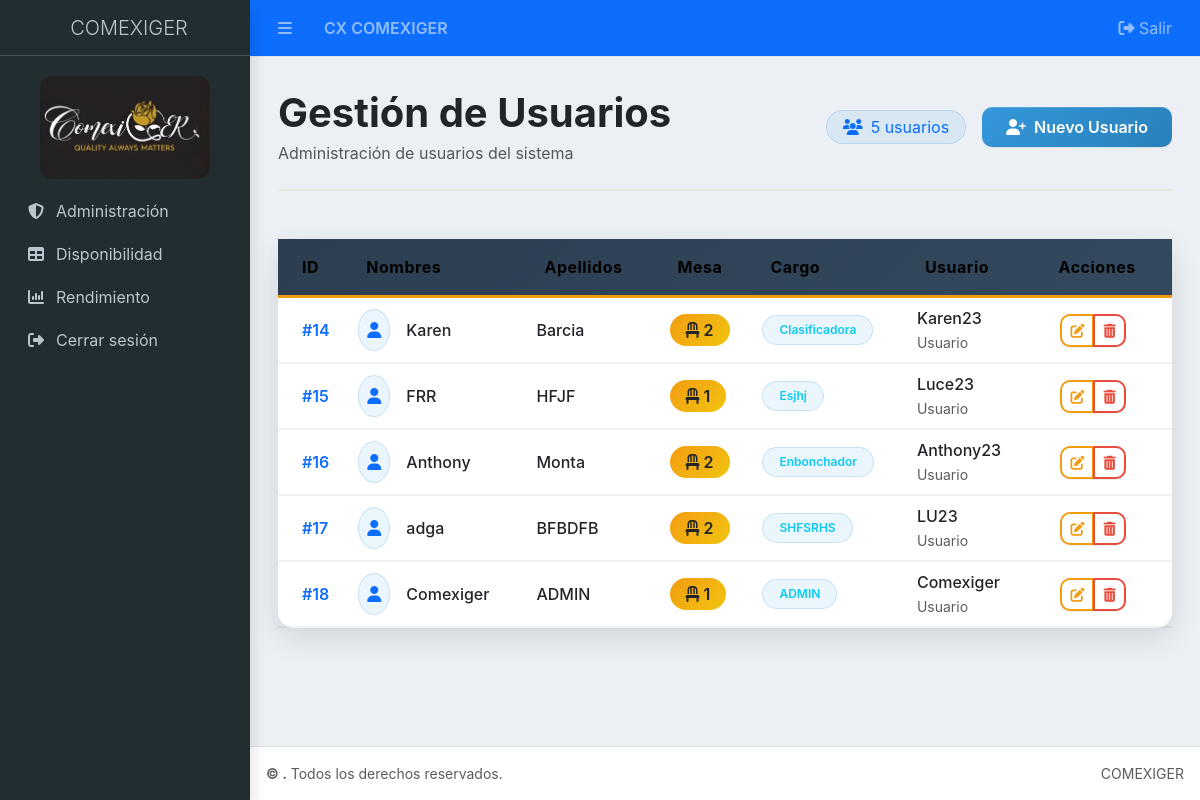
Before: /usuariore (signed in) with the older database file.
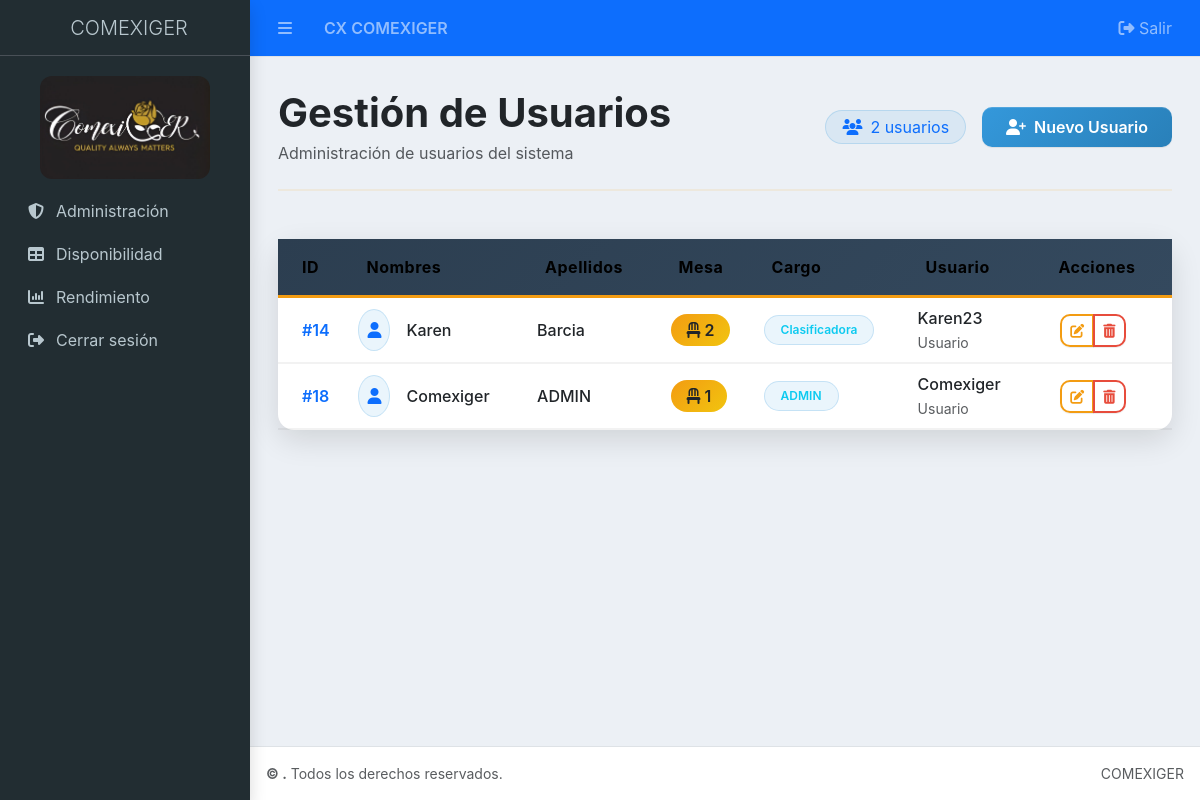
After: the same page with the newer database file.
### Aplicaciones/Usuario/models.py (models this page shows, shortened)
class Usuario(models.Model):
    nombres = models.CharField(max_length=100)
    apellidos = models.CharField(max_length=100)
    mesa = models.CharField(max_length=100)
    cargo = models.CharField(max_length=100)
    username = models.CharField(max_length=150, unique=True)
    password = models.CharField(max_length=128)

### Aplicaciones/Usuario/views.py (the view)
# urls.py: path('usuariore', views.inicios, name='usuariore'),
@web_admin_required
def inicios(request):
    listado_usuarios = Usuario.objects.all()
    mesas = Mesa.objects.all().order_by("nombre")
    return render(request, "usuariore.html", {"usuario": listado_usuarios, "mesas": mesas})

### Aplicaciones/Usuario/templates/usuariore.html (shortened to what this page needs)
{% extends 'plantilla.html' %}
{% load static %}
{% block head %}
<link rel="stylesheet" href="https://cdn.datatables.net/1.13.7/css/dataTables.bootstrap5.min.css">
<link rel="stylesheet" href="https://cdn.datatables.net/responsive/2.5.0/css/responsive.bootstrap5.min.css">
<link rel="stylesheet" href="https://cdn.datatables.net/buttons/2.4.2/css/buttons.bootstrap5.min.css">
<link rel="stylesheet" href="https://cdn.jsdelivr.net/npm/sweetalert2@11/dist/sweetalert2.min.css">
{% endblock %}
{% block body %}
<main class="container-fluid py-3">
  <div class="d-flex flex-column flex-md-row justify-content-between align-items-start align-items-md-center mb-4">
    <div class="mb-3 mb-md-0">
      <h1 class="fw-bold text-dark mb-1">Gestión de Usuarios</h1>
      <p class="text-muted mb-0">Administración de usuarios del sistema</p>
    </div>
    <div class="d-flex align-items-center gap-3">
      <span class="badge bg-primary-subtle text-primary fs-6 fw-normal px-3 py-2">
        <i class="fas fa-users me-2"></i>{{ usuario|length }} usuarios
      </span>
      <a href="{% url 'nuevo_usuario' %}" class="btn btn-primary px-4 py-2">
        <i class="fas fa-user-plus me-2"></i>Nuevo Usuario
      </a>
    </div>
  </div>
  <hr class="border-2 opacity-50 mb-5">
  <div class="card border-0 shadow-lg">
    <div class="card-body p-0">
      <div class="table-responsive">
        <table id="table_usuarios" class="table table-hover align-middle mb-0">
          <thead class="bg-dark text-white">
            <tr>
              <th class="ps-4 py-3">ID</th>
              <th class="py-3">Nombres</th>
              <th class="py-3">Apellidos</th>
              <th class="py-3">Mesa</th>
              <th class="py-3">Cargo</th>
              <th class="py-3">Usuario</th>
              <th class="text-center pe-4 py-3">Acciones</th>
            </tr>
          </thead>
          <tbody>
            {% for u in usuario %}
            <tr class="border-bottom">
              <td class="ps-4 fw-semibold text-primary">#{{ u.id }}</td>
              <td>
                <div class="d-flex align-items-center">
                  <div class="bg-primary-subtle rounded-circle p-2 me-3">
                    <i class="fas fa-user text-primary"></i>
                  </div>
                  <div>
                    <div class="fw-medium text-dark">{{ u.nombres }}</div>
                  </div>
                </div>
              </td>
              <td>
                <div class="fw-medium text-dark">{{ u.apellidos }}</div>
              </td>
              <td>
                <span class="badge bg-warning text-dark fs-6 px-3 py-2">
                  <i class="fas fa-chair me-1"></i>{{ u.mesa }}
                </span>
              </td>
              <td>
                <span class="badge bg-info-subtle text-info px-3 py-2">
                  {{ u.cargo }}
                </span>
              </td>
              <td>
                <div class="fw-medium text-dark">{{ u.username }}</div>
                <small class="text-muted">Usuario</small>
              </td>
              <td class="text-center pe-4">
                <div class="btn-group btn-group-sm" role="group">
                  <button class="btn btn-outline-warning"
                          data-bs-toggle="modal"
                          data-bs-target="#modalEditar{{ u.id }}">
                    <i class="fas fa-edit"></i>
                  </button>
                  <a href="{% url 'eliminar_usuario' u.id %}"
                     class="btn btn-outline-danger btn-eliminar"
                     data-nombre="{{ u.nombres }} {{ u.apellidos }}"
                     data-id="{{ u.id }}">
                    <i class="fas fa-trash-alt"></i>
                  </a>
                </div>
              </td>
            </tr>
            {% endfor %}
          </tbody>
        </table>
      </div>
    </div>
  </div>
</main>
<br><br>
{% endblock %}

Changed rows visible on the page:
removed Usuario: id "15", nombres "FRR", apellidos "HFJF", mesa "1", cargo "Esjhj", username "Luce23"
removed Usuario: id "16", nombres "Anthony", apellidos "Monta", mesa "2", cargo "Enbonchador", username "Anthony23"
removed Usuario: id "17", nombres "adga", apellidos "BFBDFB", mesa "2", cargo "SHFSRHS", username "LU23"
Other visible differences:
{{ usuario|length }}: "5" → "2"
